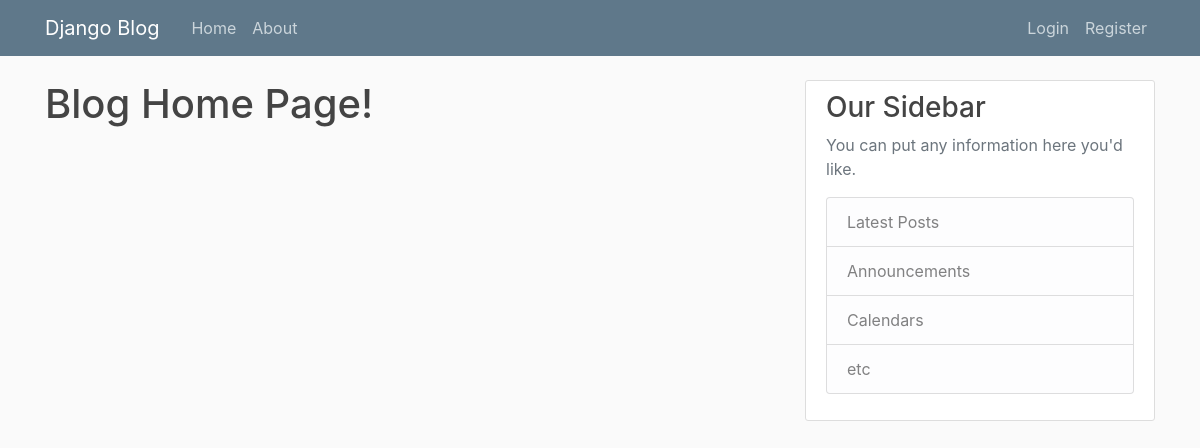
The app's page /, older data.
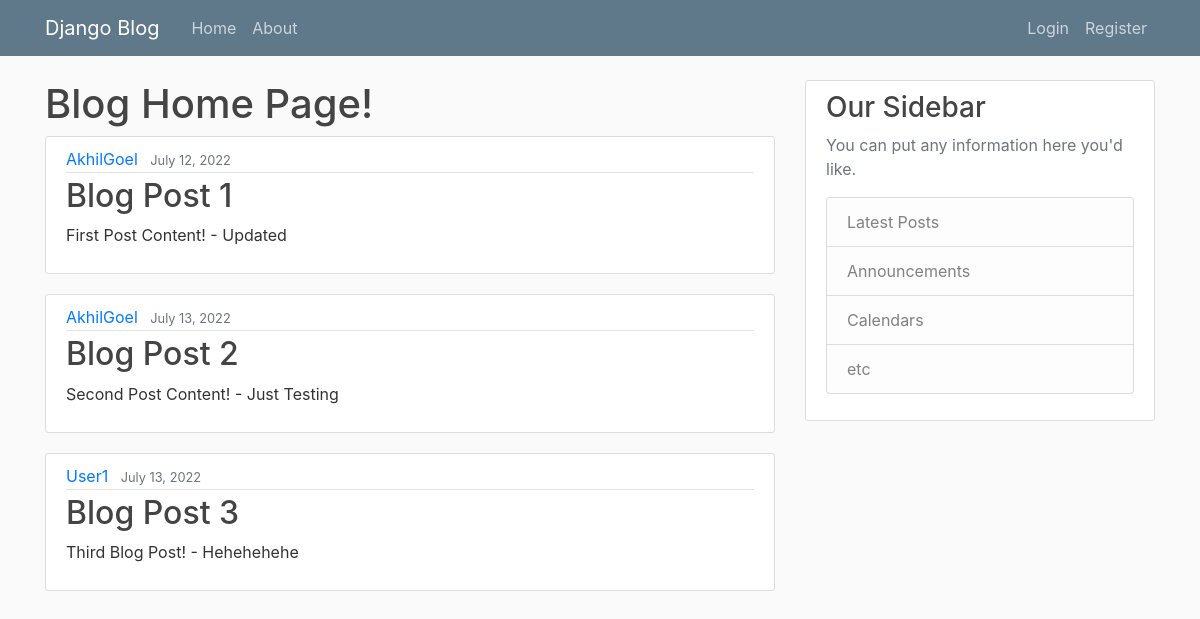
The same page, newer data.
### blog/models.py (models this page shows, shortened)
class Post(models.Model):
    title = models.CharField(max_length=100)
    content = models.TextField()
    date_posted = models.DateTimeField(default=timezone.now)
    author = models.ForeignKey(User, on_delete=models.CASCADE)

### blog/views.py (the view)
# urls.py: path("", views.home, name="blog-home"),
def home(request):
    context = {"posts": Post.objects.all()}
    return render(request, "blog/home.html", context)

### blog/templates/blog/home.html
{% extends "blog/base.html" %} {% block content %}
<h1>Blog Home Page!</h1>
{% for post in posts %}
<article class="media content-section">
  <div class="media-body">
    <div class="article-metadata">
      <a class="mr-2" href="#">{{ post.author }}</a>
      <small class="text-muted">{{ post.date_posted|date:"F d, Y" }}</small>
    </div>
    <h2><a class="article-title" href="#">{{ post.title }}</a></h2>
    <p class="article-content">{{ post.content }}</p>
  </div>
</article>
{% endfor %} {% endblock content %}

### blog/templates/blog/base.html (shortened to what this page needs)
{% load static %}
<!DOCTYPE html>
<html>
<head>
    <link rel="stylesheet" href="https://maxcdn.bootstrapcdn.com/bootstrap/4.0.0/css/bootstrap.min.css">
    <link rel="stylesheet" type="text/css" href="{% static 'blog/main.css' %}">
</head>
<body>
    <header class="site-header">
      <nav class="navbar navbar-expand-md navbar-dark bg-steel fixed-top">
        <div class="container">
          <a class="navbar-brand mr-4" href="{% url 'blog-home' %}">Django Blog</a>
          <div class="collapse navbar-collapse" id="navbarToggle">
            <div class="navbar-nav mr-auto">
              <a class="nav-item nav-link" href="{% url 'blog-home' %}">Home</a>
              <a class="nav-item nav-link" href="{% url 'blog-about' %}">About</a>
            </div>
            <div class="navbar-nav">
              <a class="nav-item nav-link" href="#">Login</a>
              <a class="nav-item nav-link" href="#">Register</a>
            </div>
          </div>
        </div>
      </nav>
    </header>
    <main role="main" class="container">
      <div class="row">
        <div class="col-md-8">
          {% block content %}{% endblock %}
        </div>
        <div class="col-md-4">
          <div class="content-section">
            <h3>Our Sidebar</h3>
            <p class='text-muted'>You can put any information here you'd like.
              <ul class="list-group">
                <li class="list-group-item list-group-item-light">Latest Posts</li>
                <li class="list-group-item list-group-item-light">Announcements</li>
                <li class="list-group-item list-group-item-light">Calendars</li>
                <li class="list-group-item list-group-item-light">etc</li>
              </ul>
            </p>
          </div>
        </div>
      </div>
    </main>
</body>
</html>

### blog/static/blog/main.css (style rules this page uses)
body { background: #fafafa; color: #333333; margin-top: 5rem; }
h1, h2, h3, h4, h5, h6 { color: #444444; }
ul { margin: 0; }
.bg-steel { background-color: #5f788a; }
.site-header .navbar-nav .nav-link { color: #cbd5db; }
.content-section { background: #ffffff; padding: 10px 20px; border: 1px solid #dddddd; border-radius: 3px; margin-bottom: 20px; }
.article-title { color: #444444; }
.article-content { white-space: pre-line; }
.article-metadata { padding-bottom: 1px; margin-bottom: 4px; border-bottom: 1px solid #e3e3e3; }

Row changes from the older to the newer data that the page shows:
added Post: author "AkhilGoel", date_posted "July 12, 2022", title "Blog Post 1", content "First Post Content! - Updated"
added Post: author "AkhilGoel", date_posted "July 13, 2022", title "Blog Post 2", content "Second Post Content! - Just Testing"
added Post: author "User1", date_posted "July 13, 2022", title "Blog Post 3", content "Third Blog Post! - Hehehehehe"
